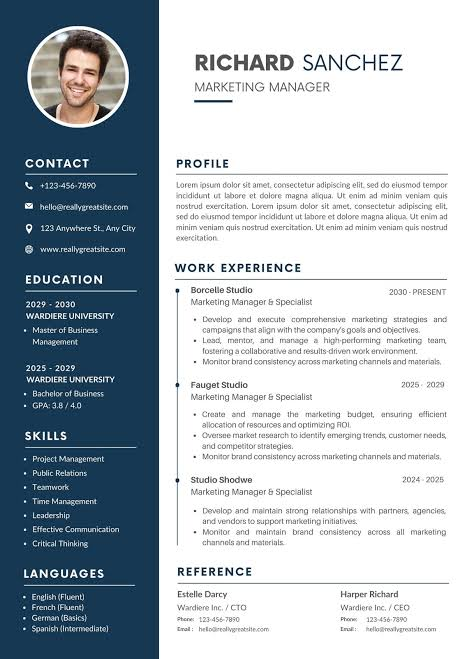
#> input picture tests/fixtures/sample_resume.jpg, 465 x 659 px
$ python -i docx_builder.py   (imports and definitions only)
#> lines starting #> are read from the running program, lines starting #| are printed output that depends on the picture; after the words box and inside, x2 and y2 are one past the last pixel; in counts of white or black regions, pixels touching at a corner belong together
import os
import re
from docx import Document
from docx.shared import Pt, Inches, RGBColor
from docx.enum.text import WD_ALIGN_PARAGRAPH
from docx.enum.table import WD_TABLE_ALIGNMENT, WD_ALIGN_VERTICAL
from docx.oxml import parse_xml
from docx.oxml.ns import nsdecls

try:
    from PIL import Image as PILImage, ImageDraw as PILDraw
    _HAS_PIL = True
except ImportError:
    _HAS_PIL = False


def make_circular_image(src_path: str, border_width: int = 6,
                        border_color=(255, 255, 255)) -> str:
    """
    Creates a circular-cropped version of the source image with a solid ring
    border, saves it alongside the original with a '_circle' suffix, and
    returns the path to the new file.  Falls back to the original path when
    PIL is unavailable or on any error.
    """
#> called with src_path = '../tests/fixtures/sample_resume.jpg', border_width = 6, border_color = (255, 255, 255)
    if not _HAS_PIL:
        return src_path
    try:
        img = PILImage.open(src_path).convert("RGBA")
        # Make it square first (centre-crop the longer axis)
        w, h = img.size
#> w = 465; h = 659
        side = min(w, h)
#> side = 465
        left = (w - side) // 2
#> left = 0
        top = (h - side) // 2
#> top = 97
        img = img.crop((left, top, left + side, top + side))
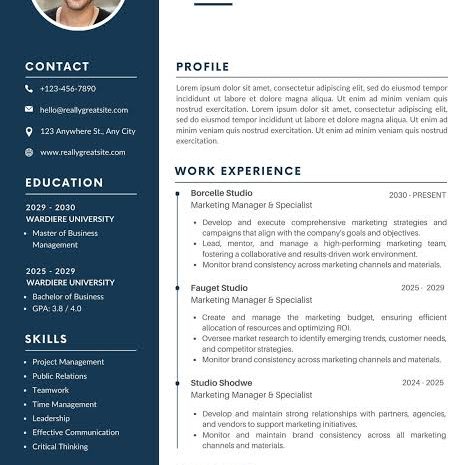
#> img: PIL image 465x465 RGBA; mean R, G, B, A 171.8, 182.4, 190.6, 255

        # Anti-aliased circle mask (draw at 4x then downscale)
        scale = 4
        big = side * scale
#> big = 1860
        mask = PILImage.new("L", (big, big), 0)
#> mask: PIL image 1860x1860 L; every value is 0
        PILDraw.Draw(mask).ellipse((0, 0, big - 1, big - 1), fill=255)
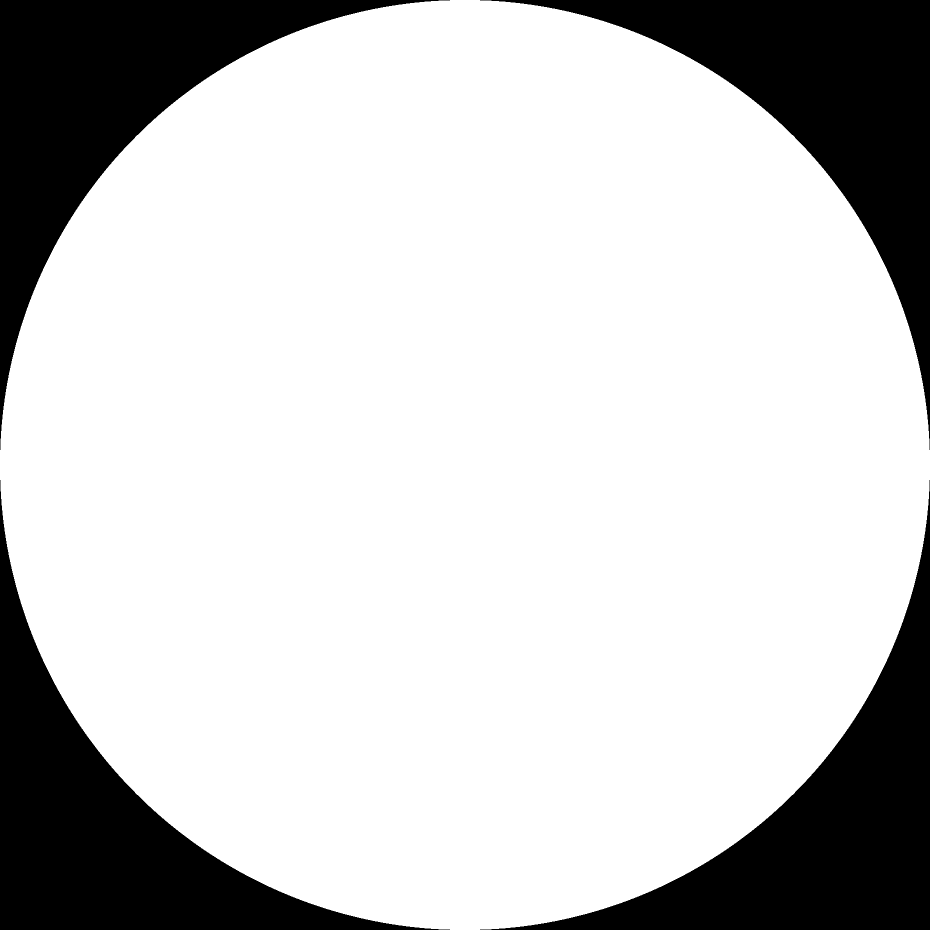
#> mask: PIL image 1860x1860 L (shown at 1/2 size); 78.5% white; 4 black regions, box (x1, y1, x2, y2) and area: (0, 0, 900, 900) 185692, (960, 0, 1860, 900) 185692, (0, 960, 900, 1860) 185692, (960, 960, 1860, 1860) 185692
        mask = mask.resize((side, side), PILImage.LANCZOS)
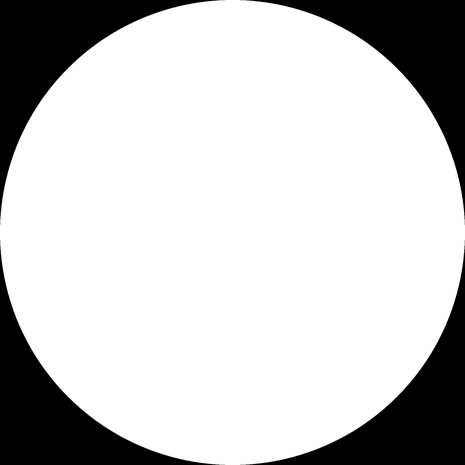
#> mask: PIL image 465x465 L; min 0, max 255, mean 200.3

        # Apply mask
        result = PILImage.new("RGBA", (side, side), (0, 0, 0, 0))
#> result: PIL image 465x465 RGBA; every value is 0
        result.paste(img, (0, 0), mask)
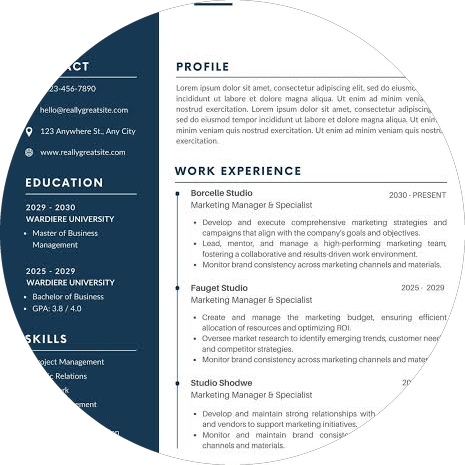
#> result: PIL image 465x465 RGBA; mean R, G, B, A 139.6, 147.3, 153.2, 200.3; transparent parts drawn white

        # Draw border ring
        if border_width > 0:
            ring = PILImage.new("RGBA", (side, side), (0, 0, 0, 0))
            draw = PILDraw.Draw(ring)
            bw = border_width
            draw.ellipse((0, 0, side - 1, side - 1),
                         outline=border_color + (255,), width=bw)
            result = PILImage.alpha_composite(result, ring)
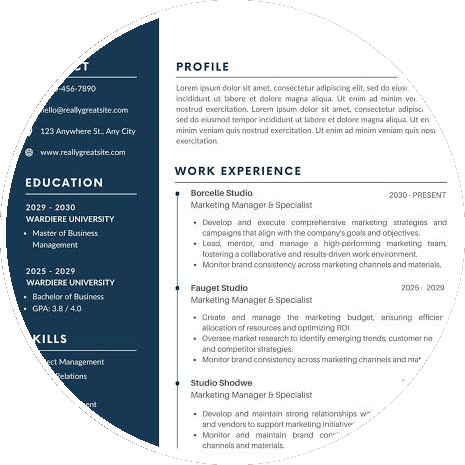
#> result: PIL image 465x465 RGBA; mean R, G, B, A 143.4, 150.6, 156.2, 200.5; transparent parts drawn white

        # Save as PNG next to original
        out_path = src_path.rsplit(".", 1)[0] + "_circle.png"
        result.save(out_path, "PNG")
        return out_path
    except Exception:
        return src_path

# [288 lines left out: functions generate_corner_triangle_asset, render_skill_bars_grid, hex_to_rgb, clean_hex_color, get_alignment, set_cell_margins and 5 more, not called in this run]

DATE_RANGE_REGEX = re.compile(
    r'(?:'
    r'(?:(?:Jan|Feb|Mar|Apr|May|Jun|Jul|Aug|Sep|Oct|Nov|Dec)[a-z]*\.?\s+)?(?:19|20)\d{2}\s*[-–—/]\s*'
    r'(?:(?:(?:Jan|Feb|Mar|Apr|May|Jun|Jul|Aug|Sep|Oct|Nov|Dec)[a-z]*\.?\s+)?(?:19|20)\d{2}|PRESENT|CURRENT|ONGOING|TODAY)'
    r'|'
    r'(?:19|20)\d{2}\s*[-–—/]\s*(?:19|20)\d{2}'
    r')',
    re.IGNORECASE
)

# [804 lines left out: functions render_experience_header, render_reference_card, render_table_block, render_text_block, render_element, render_single_page and 1 more, not called in this run]

>>> result = make_circular_image('../tests/fixtures/sample_resume.jpg')
